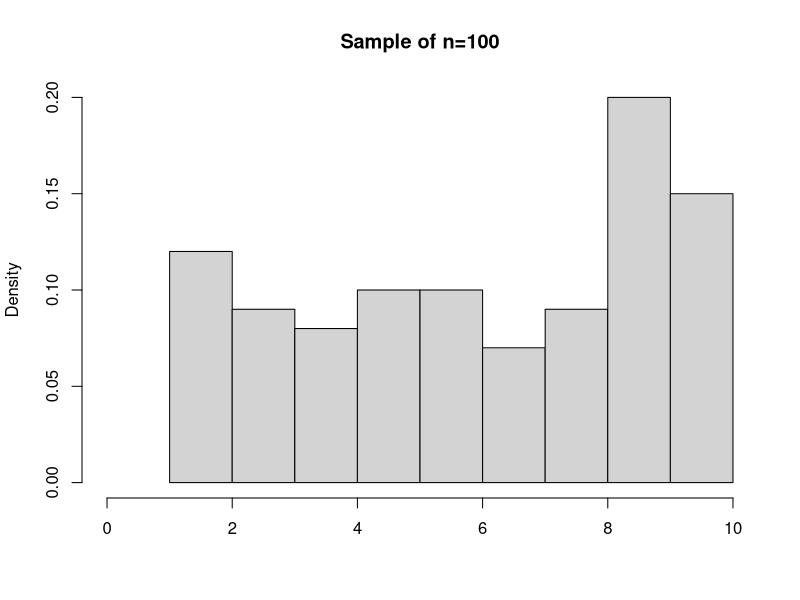
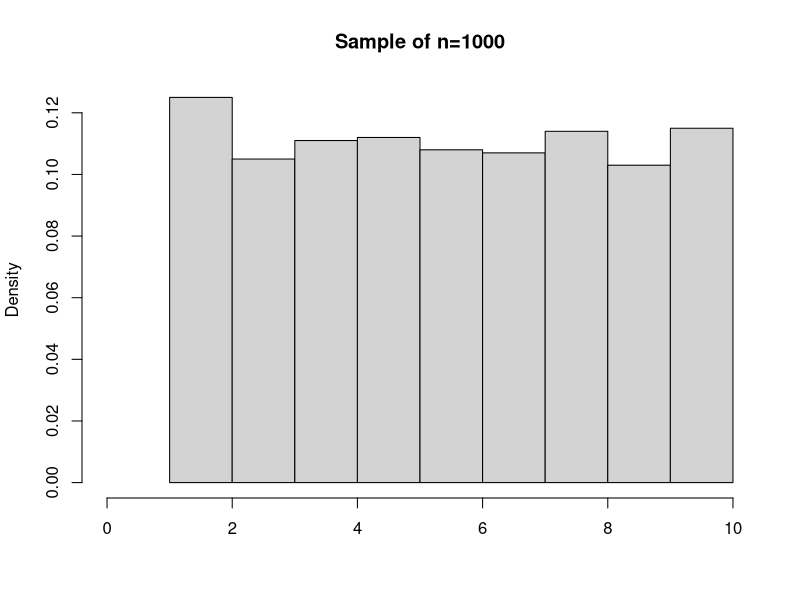
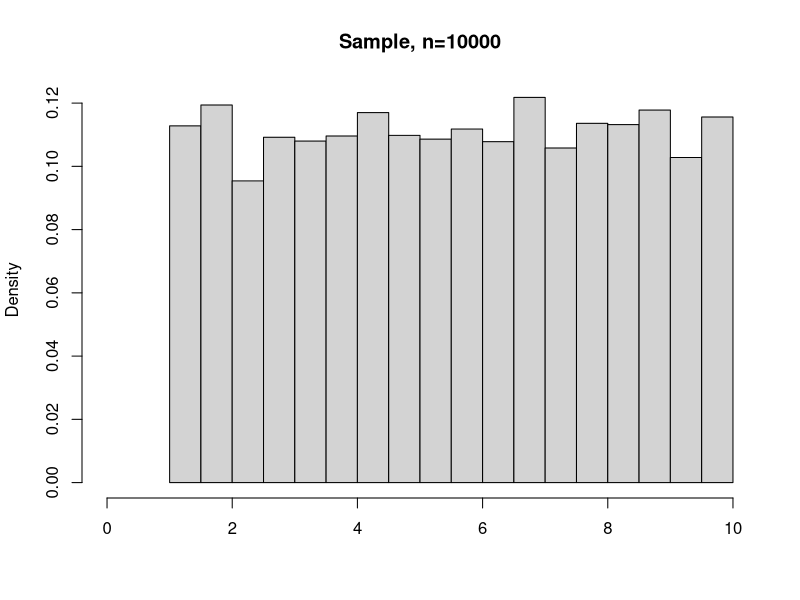

Write the R code that produced these figures, in order.
## ---- chunk 1
set.seed(519)
## ---- chunk 2
sample <- runif(100, min = 1, max = 10)
## ---- chunk 3
qunif(.25, min = 1, max = 10)
## ---- chunk 4
quantile(sample, .25)
## ---- chunk 5
hist(sample,xlim = c(0,10), freq = FALSE, xlab = "", main = "Sample of n=100")
## ---- chunk 6
sample_Two <- runif(1000, min = 1, max = 10)
## ---- chunk 7
quantile(sample_Two, .25)
## ---- chunk 8
hist(sample_Two, xlim = c(0,10), freq = FALSE, xlab = "", main = "Sample of n=1000")
## ---- chunk 9
sample_Three <- runif(10000, min = 1, max = 10)
## ---- chunk 10
quantile(sample_Three, .25)
## ---- chunk 11
hist(sample_Three,xlim=c(0,10), freq = FALSE, xlab="", main="Sample, n=10000")
